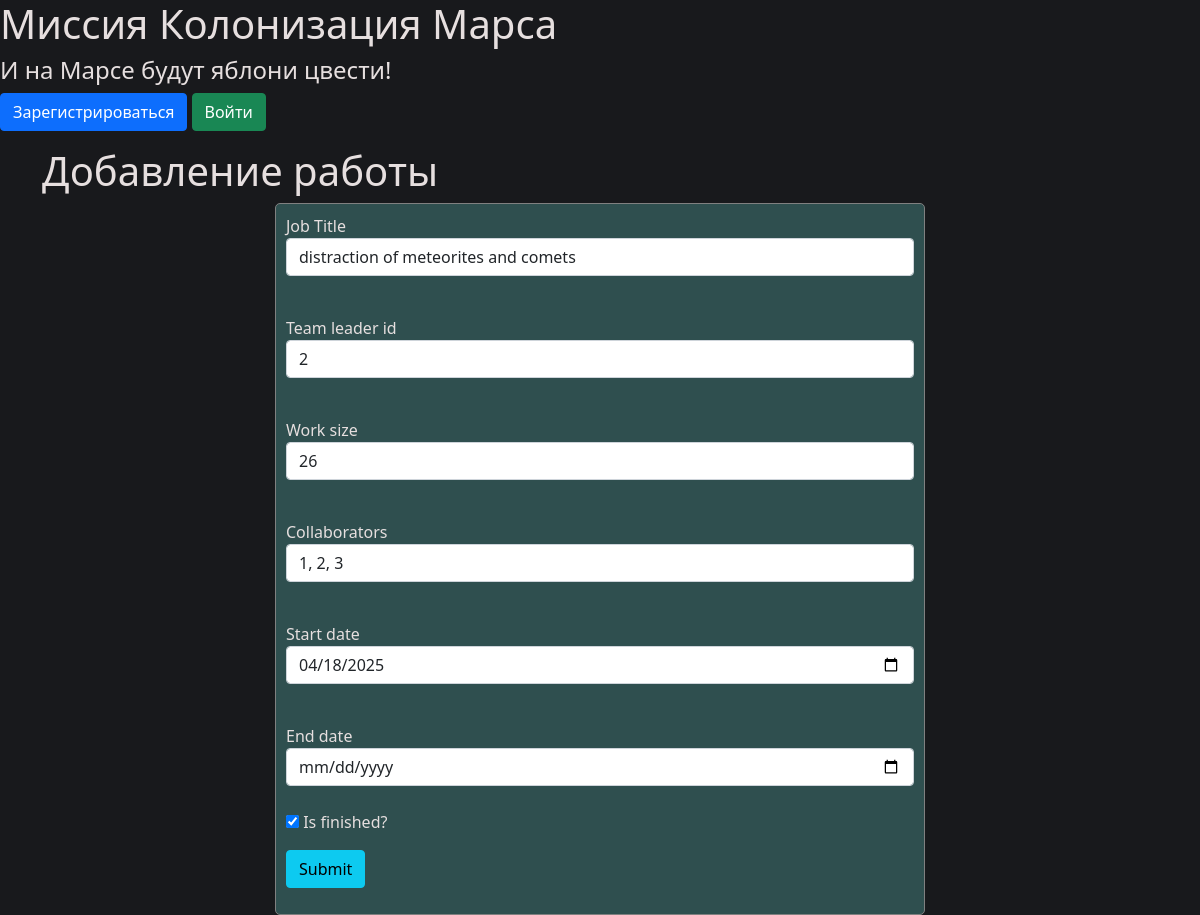
The page /edit_job/2 on the database its author committed.
### data/jobs.py (models this page shows, shortened)
class Job(SqlAlchemyBase, SerializerMixin):
    __tablename__ = 'jobs'
    id = sqlalchemy.Column(sqlalchemy.Integer,
                           primary_key=True, autoincrement=True)
    team_leader = sqlalchemy.Column(sqlalchemy.Integer, sqlalchemy.ForeignKey("users.id"))
    job = sqlalchemy.Column(sqlalchemy.String)
    work_size = sqlalchemy.Column(sqlalchemy.Integer)
    collaborators = sqlalchemy.Column(sqlalchemy.String)
    start_date = sqlalchemy.Column(sqlalchemy.DateTime, default=datetime.datetime.now)
    end_date = sqlalchemy.Column(sqlalchemy.DateTime)
    is_finished = sqlalchemy.Column(sqlalchemy.Boolean, default=False)
    user = orm.relationship('User')
    department = orm.relationship("Department",
                                  secondary="association",
                                  backref="jobs")

### repr.py (the view, shortened to what this page needs)
@app.route('/edit_job/<job_id>', methods=['GET', 'POST'])
def edit_job(job_id):
    form = JobForm()
    db_sess = db_session.create_session()
    job = db_sess.query(Job).filter(Job.id == int(job_id)).first()
    form.team_leader.data = job.team_leader
    form.job.data = job.job
    form.work_size.data = job.work_size
    form.collaborators.data = job.collaborators
    form.start_date.data = job.start_date
    form.end_date.data = job.end_date
    form.is_finished.data = job.is_finished
    return render_template('add_job.html', title='Редактирование работы', form=form)

### forms/add_job.py
class JobForm(FlaskForm):
    team_leader = StringField('Team leader id', validators=[DataRequired()])
    job = StringField("Job Title", validators=[DataRequired()])
    work_size = IntegerField('Work size', validators=[DataRequired()])
    collaborators = StringField('Collaborators', validators=[DataRequired()])
    start_date = DateField('Start date', validators=[DataRequired()])
    end_date = DateField('End date', validators=[DataRequired()])
    is_finished = BooleanField('Is finished?')
    submit = SubmitField('Submit')

### data/db_session.py (called while the page is built)
def create_session() -> Session:
    global __factory
    return __factory()

### templates/add_job.html (shortened to what this page needs)
{% extends "base.html" %}
{% block hed %}
<link rel="stylesheet" href="/static/css/form.css">
<link rel="stylesheet" href="/static/css/table.css">
{% endblock %}
{% block content %}
<h1>Добавление работы</h1>
<form class="login_form" action="" method="post" novalidate>
    {{ form.job.label }}<br>
        {{ form.job(class="form-control") }}<br>
    {{ form.team_leader.label }}<br>
        {{ form.team_leader(class="form-control") }}<br>
    {{ form.work_size.label }}<br>
        {{ form.work_size(class="form-control") }}<br>
    {{ form.collaborators.label }}<br>
        {{ form.collaborators(class="form-control") }}<br>
    {{ form.start_date.label }}<br>
        {{ form.start_date(class="form-control") }}<br>
    {{ form.end_date.label }}<br>
        {{ form.end_date(class="form-control") }}<br>
    <p>{{ form.is_finished() }} {{ form.is_finished.label }}</p>
    <p>{{ form.submit(type="submit", class="btn btn-info") }}</p>
</form>
{% endblock %}

### static/css/form.css (style rules this page uses)
form.login_form { margin-left: auto; margin-right: auto; background-color: #2F4F4F; border: 1px solid gray; border-radius: 5px; padding: 10px; max-width: 650px }

### static/css/table.css (style rules this page uses)
body { background-color: #18191C; color: #e6dfdf; }

### rows shown on the page
Job: job "distraction of meteorites and comets", team_leader "2", work_size "26", collaborators "1, 2, 3", start_date "04/18/2025", is_finished "☑"
